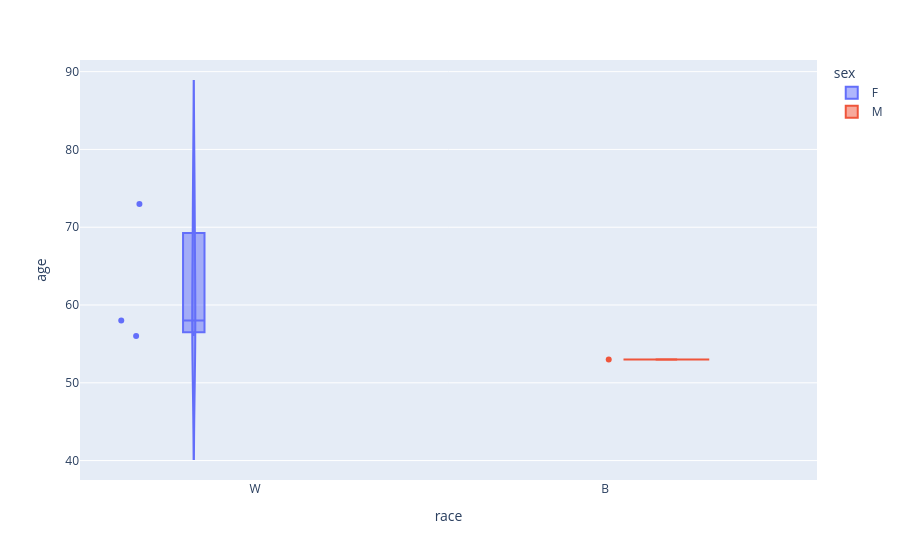

Notebook source saved alongside this figure:
### Code cell
fig = px.violin(wsi_meta, x='race', y='age', box=True, color='sex', points="all")
fig.show()

### Figure 1 — Plotly figure (JSON) as saved in the notebook; plotly's stock layout.template omitted (floating-point values rounded to 4 significant figures)
{"data": [{"alignmentgroup": "True", "box": {"visible": true}, "hovertemplate": "sex=F<br>race=%{x}<br>age=%{y}<extra></extra>", "legendgroup": "F", "marker": {"color": "#636efa"}, "name": "F", "offsetgroup": "F", "orientation": "v", "points": "all", "scalegroup": "True", "showlegend": true, "type": "violin", "x": ["W", "W", "W"], "x0": " ", "xaxis": "x", "y": [58, 56, 73], "y0": " ", "yaxis": "y"}, {"alignmentgroup": "True", "box": {"visible": true}, "hovertemplate": "sex=M<br>race=%{x}<br>age=%{y}<extra></extra>", "legendgroup": "M", "marker": {"color": "#EF553B"}, "name": "M", "offsetgroup": "M", "orientation": "v", "points": "all", "scalegroup": "True", "showlegend": true, "type": "violin", "x": ["B"], "x0": " ", "xaxis": "x", "y": [53], "y0": " ", "yaxis": "y"}], "layout": {"legend": {"title": {"text": "sex"}, "tracegroupgap": 0}, "margin": {"t": 60}, "violinmode": "group", "xaxis": {"anchor": "y", "domain": [0, 1], "title": {"text": "race"}}, "yaxis": {"anchor": "x", "domain": [0, 1], "title": {"text": "age"}}}}
